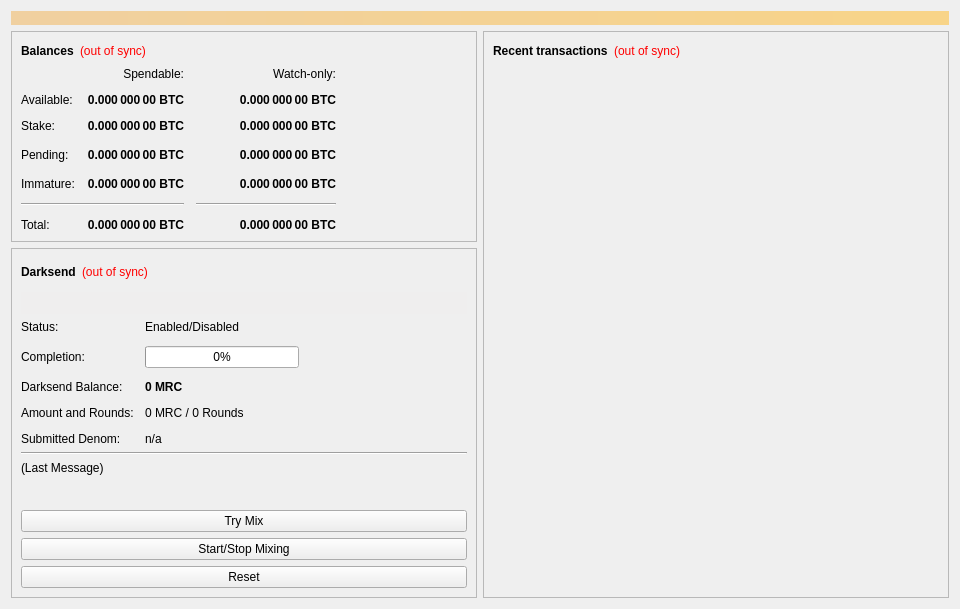
<?xml version="1.0" encoding="UTF-8"?>
<ui version="4.0">
 <class>OverviewPage</class>
 <widget class="QWidget" name="OverviewPage">
  <property name="geometry">
   <rect>
    <x>0</x>
    <y>0</y>
    <width>960</width>
    <height>594</height>
   </rect>
  </property>
  <property name="minimumSize">
   <size>
    <width>960</width>
    <height>0</height>
   </size>
  </property>
  <property name="windowTitle">
   <string>Form</string>
  </property>
  <layout class="QVBoxLayout" name="topLayout">
   <item>
    <widget class="QLabel" name="labelAlerts">
     <property name="visible">
      <bool>false</bool>
     </property>
     <property name="styleSheet">
      <string notr="true">background-color: qlineargradient(x1: 0, y1: 0, x2: 1, y2: 0, stop:0 #F0D0A0, stop:1 #F8D488); color:#000000;</string>
     </property>
     <property name="wordWrap">
      <bool>true</bool>
     </property>
     <property name="margin">
      <number>3</number>
     </property>
    </widget>
   </item>
   <item>
    <layout class="QHBoxLayout" name="horizontalLayout" stretch="1,1">
     <item>
      <layout class="QVBoxLayout" name="verticalLayout_2">
       <item>
        <widget class="QFrame" name="frame">
         <property name="frameShape">
          <enum>QFrame::StyledPanel</enum>
         </property>
         <property name="frameShadow">
          <enum>QFrame::Raised</enum>
         </property>
         <layout class="QVBoxLayout" name="verticalLayout_4">
          <item>
           <layout class="QHBoxLayout" name="horizontalLayout_4">
            <item>
             <widget class="QLabel" name="label_5">
              <property name="font">
               <font>
                <weight>75</weight>
                <bold>true</bold>
               </font>
              </property>
              <property name="text">
               <string>Balances</string>
              </property>
             </widget>
            </item>
            <item>
             <widget class="QLabel" name="labelWalletStatus">
              <property name="cursor">
               <cursorShape>WhatsThisCursor</cursorShape>
              </property>
              <property name="toolTip">
               <string>The displayed information may be out of date. Your wallet automatically synchronizes with the MushroomChain network after a connection is established, but this process has not completed yet.</string>
              </property>
              <property name="styleSheet">
               <string notr="true">QLabel { color: red; }</string>
              </property>
              <property name="text">
               <string notr="true">(out of sync)</string>
              </property>
              <property name="alignment">
               <set>Qt::AlignLeading|Qt::AlignLeft|Qt::AlignVCenter</set>
              </property>
             </widget>
            </item>
            <item>
             <spacer name="horizontalSpacer_3">
              <property name="orientation">
               <enum>Qt::Horizontal</enum>
              </property>
              <property name="sizeHint" stdset="0">
               <size>
                <width>40</width>
                <height>20</height>
               </size>
              </property>
             </spacer>
            </item>
           </layout>
          </item>
          <item>
           <layout class="QGridLayout" name="gridLayout">
            <property name="spacing">
             <number>12</number>
            </property>
            <item row="3" column="2">
             <widget class="QLabel" name="labelWatchPending">
              <property name="font">
               <font>
                <weight>75</weight>
                <bold>true</bold>
               </font>
              </property>
              <property name="cursor">
               <cursorShape>IBeamCursor</cursorShape>
              </property>
              <property name="toolTip">
               <string>Unconfirmed transactions to watch-only addresses</string>
              </property>
              <property name="text">
               <string notr="true">0.000 000 00 BTC</string>
              </property>
              <property name="alignment">
               <set>Qt::AlignRight|Qt::AlignTrailing|Qt::AlignVCenter</set>
              </property>
              <property name="textInteractionFlags">
               <set>Qt::LinksAccessibleByMouse|Qt::TextSelectableByKeyboard|Qt::TextSelectableByMouse</set>
              </property>
             </widget>
            </item>
            <item row="3" column="1">
             <widget class="QLabel" name="labelUnconfirmed">
              <property name="font">
               <font>
                <weight>75</weight>
                <bold>true</bold>
               </font>
              </property>
              <property name="cursor">
               <cursorShape>IBeamCursor</cursorShape>
              </property>
              <property name="toolTip">
               <string>Total of transactions that have yet to be confirmed, and do not yet count toward the spendable balance</string>
              </property>
              <property name="text">
               <string notr="true">0.000 000 00 BTC</string>
              </property>
              <property name="alignment">
               <set>Qt::AlignRight|Qt::AlignTrailing|Qt::AlignVCenter</set>
              </property>
              <property name="textInteractionFlags">
               <set>Qt::LinksAccessibleByMouse|Qt::TextSelectableByKeyboard|Qt::TextSelectableByMouse</set>
              </property>
             </widget>
            </item>
            <item row="4" column="2">
             <widget class="QLabel" name="labelWatchImmature">
              <property name="font">
               <font>
                <weight>75</weight>
                <bold>true</bold>
               </font>
              </property>
              <property name="cursor">
               <cursorShape>IBeamCursor</cursorShape>
              </property>
              <property name="toolTip">
               <string>Mined balance in watch-only addresses that has not yet matured</string>
              </property>
              <property name="text">
               <string notr="true">0.000 000 00 BTC</string>
              </property>
              <property name="alignment">
               <set>Qt::AlignRight|Qt::AlignTrailing|Qt::AlignVCenter</set>
              </property>
              <property name="textInteractionFlags">
               <set>Qt::LinksAccessibleByMouse|Qt::TextSelectableByKeyboard|Qt::TextSelectableByMouse</set>
              </property>
             </widget>
            </item>
            <item row="5" column="0" colspan="2">
             <widget class="Line" name="lineSpendableBalance">
              <property name="orientation">
               <enum>Qt::Horizontal</enum>
              </property>
             </widget>
            </item>
            <item row="5" column="2">
             <widget class="Line" name="lineWatchBalance">
              <property name="sizePolicy">
               <sizepolicy hsizetype="Preferred" vsizetype="Fixed">
                <horstretch>0</horstretch>
                <verstretch>0</verstretch>
               </sizepolicy>
              </property>
              <property name="minimumSize">
               <size>
                <width>140</width>
                <height>0</height>
               </size>
              </property>
              <property name="orientation">
               <enum>Qt::Horizontal</enum>
              </property>
             </widget>
            </item>
            <item row="6" column="0">
             <widget class="QLabel" name="labelTotalText">
              <property name="text">
               <string>Total:</string>
              </property>
             </widget>
            </item>
            <item row="4" column="1">
             <widget class="QLabel" name="labelImmature">
              <property name="font">
               <font>
                <weight>75</weight>
                <bold>true</bold>
               </font>
              </property>
              <property name="cursor">
               <cursorShape>IBeamCursor</cursorShape>
              </property>
              <property name="toolTip">
               <string>Mined balance that has not yet matured</string>
              </property>
              <property name="text">
               <string notr="true">0.000 000 00 BTC</string>
              </property>
              <property name="alignment">
               <set>Qt::AlignRight|Qt::AlignTrailing|Qt::AlignVCenter</set>
              </property>
              <property name="textInteractionFlags">
               <set>Qt::LinksAccessibleByMouse|Qt::TextSelectableByKeyboard|Qt::TextSelectableByMouse</set>
              </property>
             </widget>
            </item>
            <item row="3" column="3">
             <spacer name="horizontalSpacer_2">
              <property name="orientation">
               <enum>Qt::Horizontal</enum>
              </property>
              <property name="sizeHint" stdset="0">
               <size>
                <width>40</width>
                <height>20</height>
               </size>
              </property>
             </spacer>
            </item>
            <item row="4" column="0">
             <widget class="QLabel" name="labelImmatureText">
              <property name="text">
               <string>Immature:</string>
              </property>
             </widget>
            </item>
            <item row="6" column="1">
             <widget class="QLabel" name="labelTotal">
              <property name="font">
               <font>
                <weight>75</weight>
                <bold>true</bold>
               </font>
              </property>
              <property name="cursor">
               <cursorShape>IBeamCursor</cursorShape>
              </property>
              <property name="toolTip">
               <string>Your current total balance</string>
              </property>
              <property name="text">
               <string notr="true">0.000 000 00 BTC</string>
              </property>
              <property name="alignment">
               <set>Qt::AlignRight|Qt::AlignTrailing|Qt::AlignVCenter</set>
              </property>
              <property name="textInteractionFlags">
               <set>Qt::LinksAccessibleByMouse|Qt::TextSelectableByKeyboard|Qt::TextSelectableByMouse</set>
              </property>
             </widget>
            </item>
            <item row="6" column="2">
             <widget class="QLabel" name="labelWatchTotal">
              <property name="font">
               <font>
                <weight>75</weight>
                <bold>true</bold>
               </font>
              </property>
              <property name="cursor">
               <cursorShape>IBeamCursor</cursorShape>
              </property>
              <property name="toolTip">
               <string>Current total balance in watch-only addresses</string>
              </property>
              <property name="text">
               <string notr="true">0.000 000 00 BTC</string>
              </property>
              <property name="alignment">
               <set>Qt::AlignRight|Qt::AlignTrailing|Qt::AlignVCenter</set>
              </property>
              <property name="textInteractionFlags">
               <set>Qt::LinksAccessibleByMouse|Qt::TextSelectableByKeyboard|Qt::TextSelectableByMouse</set>
              </property>
             </widget>
            </item>
            <item row="0" column="2">
             <widget class="QLabel" name="labelWatchonly">
              <property name="text">
               <string>Watch-only:</string>
              </property>
              <property name="alignment">
               <set>Qt::AlignRight|Qt::AlignTrailing|Qt::AlignVCenter</set>
              </property>
             </widget>
            </item>
            <item row="1" column="0">
             <widget class="QLabel" name="labelBalanceText">
              <property name="text">
               <string>Available:</string>
              </property>
             </widget>
            </item>
            <item row="1" column="1">
             <widget class="QLabel" name="labelBalance">
              <property name="font">
               <font>
                <weight>75</weight>
                <bold>true</bold>
               </font>
              </property>
              <property name="cursor">
               <cursorShape>IBeamCursor</cursorShape>
              </property>
              <property name="toolTip">
               <string>Your current spendable balance</string>
              </property>
              <property name="text">
               <string notr="true">0.000 000 00 BTC</string>
              </property>
              <property name="alignment">
               <set>Qt::AlignRight|Qt::AlignTrailing|Qt::AlignVCenter</set>
              </property>
              <property name="textInteractionFlags">
               <set>Qt::LinksAccessibleByMouse|Qt::TextSelectableByKeyboard|Qt::TextSelectableByMouse</set>
              </property>
             </widget>
            </item>
            <item row="2" column="0">
             <widget class="QLabel" name="label_10">
              <property name="text">
               <string>Stake:</string>
              </property>
             </widget>
            </item>
            <item row="2" column="1">
             <widget class="QLabel" name="labelStake">
              <property name="font">
               <font>
                <weight>75</weight>
                <bold>true</bold>
               </font>
              </property>
              <property name="cursor">
               <cursorShape>IBeamCursor</cursorShape>
              </property>
              <property name="toolTip">
               <string>Total of coins that was staked, and do not yet count toward the current balance</string>
              </property>
              <property name="text">
               <string notr="true">0.000 000 00 BTC</string>
              </property>
              <property name="alignment">
               <set>Qt::AlignRight|Qt::AlignTrailing|Qt::AlignVCenter</set>
              </property>
              <property name="textInteractionFlags">
               <set>Qt::LinksAccessibleByMouse|Qt::TextSelectableByKeyboard|Qt::TextSelectableByMouse</set>
              </property>
             </widget>
            </item>
            <item row="2" column="2">
             <widget class="QLabel" name="labelWatchStake">
              <property name="font">
               <font>
                <weight>75</weight>
                <bold>true</bold>
               </font>
              </property>
              <property name="cursor">
               <cursorShape>IBeamCursor</cursorShape>
              </property>
              <property name="toolTip">
               <string>Total of coins that was staked in watch-only addresses, and do not yet count toward the current watch-only balance</string>
              </property>
              <property name="text">
               <string notr="true">0.000 000 00 BTC</string>
              </property>
              <property name="alignment">
               <set>Qt::AlignRight|Qt::AlignTrailing|Qt::AlignVCenter</set>
              </property>
              <property name="textInteractionFlags">
               <set>Qt::LinksAccessibleByMouse|Qt::TextSelectableByKeyboard|Qt::TextSelectableByMouse</set>
              </property>
             </widget>
            </item>
            <item row="1" column="2">
             <widget class="QLabel" name="labelWatchAvailable">
              <property name="font">
               <font>
                <weight>75</weight>
                <bold>true</bold>
               </font>
              </property>
              <property name="cursor">
               <cursorShape>IBeamCursor</cursorShape>
              </property>
              <property name="toolTip">
               <string>Your current balance in watch-only addresses</string>
              </property>
              <property name="text">
               <string notr="true">0.000 000 00 BTC</string>
              </property>
              <property name="alignment">
               <set>Qt::AlignRight|Qt::AlignTrailing|Qt::AlignVCenter</set>
              </property>
              <property name="textInteractionFlags">
               <set>Qt::LinksAccessibleByMouse|Qt::TextSelectableByKeyboard|Qt::TextSelectableByMouse</set>
              </property>
             </widget>
            </item>
            <item row="3" column="0">
             <widget class="QLabel" name="labelPendingText">
              <property name="text">
               <string>Pending:</string>
              </property>
             </widget>
            </item>
            <item row="0" column="1">
             <widget class="QLabel" name="labelSpendable">
              <property name="text">
               <string>Spendable:</string>
              </property>
              <property name="alignment">
               <set>Qt::AlignRight|Qt::AlignTrailing|Qt::AlignVCenter</set>
              </property>
             </widget>
            </item>
           </layout>
          </item>
         </layout>
        </widget>
       </item>
       <item>
        <widget class="QFrame" name="frameDarksend">
         <property name="sizePolicy">
          <sizepolicy hsizetype="Expanding" vsizetype="Expanding">
           <horstretch>0</horstretch>
           <verstretch>0</verstretch>
          </sizepolicy>
         </property>
         <property name="minimumSize">
          <size>
           <width>0</width>
           <height>350</height>
          </size>
         </property>
         <property name="layoutDirection">
          <enum>Qt::LeftToRight</enum>
         </property>
         <property name="frameShape">
          <enum>QFrame::StyledPanel</enum>
         </property>
         <property name="frameShadow">
          <enum>QFrame::Raised</enum>
         </property>
         <layout class="QVBoxLayout" name="verticalLayout_5">
          <item>
           <layout class="QHBoxLayout" name="horizontalLayout_5">
            <item>
             <widget class="QLabel" name="label_2">
              <property name="font">
               <font>
                <weight>75</weight>
                <bold>true</bold>
               </font>
              </property>
              <property name="text">
               <string>Darksend</string>
              </property>
             </widget>
            </item>
            <item>
             <widget class="QLabel" name="labelDarksendSyncStatus">
              <property name="toolTip">
               <string>The displayed information may be out of date. Your wallet automatically synchronizes with the MushroomChain network after a connection is established, but this process has not completed yet.</string>
              </property>
              <property name="styleSheet">
               <string notr="true">QLabel { color: red; }</string>
              </property>
              <property name="text">
               <string notr="true">(out of sync)</string>
              </property>
              <property name="alignment">
               <set>Qt::AlignLeading|Qt::AlignLeft|Qt::AlignVCenter</set>
              </property>
             </widget>
            </item>
            <item>
             <spacer name="horizontalSpacer_4">
              <property name="orientation">
               <enum>Qt::Horizontal</enum>
              </property>
              <property name="sizeHint" stdset="0">
               <size>
                <width>40</width>
                <height>20</height>
               </size>
              </property>
             </spacer>
            </item>
           </layout>
          </item>
          <item>
           <widget class="QPushButton" name="runAutoDenom">
            <property name="palette">
             <palette>
              <active>
               <colorrole role="WindowText">
                <brush brushstyle="SolidPattern">
                 <color alpha="255">
                  <red>0</red>
                  <green>0</green>
                  <blue>0</blue>
                 </color>
                </brush>
               </colorrole>
               <colorrole role="Button">
                <brush brushstyle="SolidPattern">
                 <color alpha="255">
                  <red>239</red>
                  <green>238</green>
                  <blue>238</blue>
                 </color>
                </brush>
               </colorrole>
               <colorrole role="Light">
                <brush brushstyle="SolidPattern">
                 <color alpha="255">
                  <red>255</red>
                  <green>255</green>
                  <blue>255</blue>
                 </color>
                </brush>
               </colorrole>
               <colorrole role="Midlight">
                <brush brushstyle="SolidPattern">
                 <color alpha="255">
                  <red>247</red>
                  <green>246</green>
                  <blue>246</blue>
                 </color>
                </brush>
               </colorrole>
               <colorrole role="Dark">
                <brush brushstyle="SolidPattern">
                 <color alpha="255">
                  <red>119</red>
                  <green>119</green>
                  <blue>119</blue>
                 </color>
                </brush>
               </colorrole>
               <colorrole role="Mid">
                <brush brushstyle="SolidPattern">
                 <color alpha="255">
                  <red>159</red>
                  <green>159</green>
                  <blue>159</blue>
                 </color>
                </brush>
               </colorrole>
               <colorrole role="Text">
                <brush brushstyle="SolidPattern">
                 <color alpha="255">
                  <red>0</red>
                  <green>0</green>
                  <blue>0</blue>
                 </color>
                </brush>
               </colorrole>
               <colorrole role="BrightText">
                <brush brushstyle="SolidPattern">
                 <color alpha="255">
                  <red>255</red>
                  <green>255</green>
                  <blue>255</blue>
                 </color>
                </brush>
               </colorrole>
               <colorrole role="ButtonText">
                <brush brushstyle="SolidPattern">
                 <color alpha="255">
                  <red>0</red>
                  <green>0</green>
                  <blue>0</blue>
                 </color>
                </brush>
               </colorrole>
               <colorrole role="Base">
                <brush brushstyle="SolidPattern">
                 <color alpha="255">
                  <red>255</red>
                  <green>255</green>
                  <blue>255</blue>
                 </color>
                </brush>
               </colorrole>
               <colorrole role="Window">
                <brush brushstyle="SolidPattern">
                 <color alpha="255">
                  <red>239</red>
                  <green>238</green>
                  <blue>238</blue>
                 </color>
                </brush>
               </colorrole>
               <colorrole role="Shadow">
                <brush brushstyle="SolidPattern">
                 <color alpha="255">
                  <red>0</red>
                  <green>0</green>
                  <blue>0</blue>
                 </color>
                </brush>
               </colorrole>
               <colorrole role="AlternateBase">
                <brush brushstyle="SolidPattern">
                 <color alpha="255">
                  <red>247</red>
                  <green>246</green>
                  <blue>246</blue>
                 </color>
                </brush>
               </colorrole>
               <colorrole role="ToolTipBase">
                <brush brushstyle="SolidPattern">
                 <color alpha="255">
                  <red>255</red>
                  <green>255</green>
                  <blue>220</blue>
                 </color>
                </brush>
               </colorrole>
               <colorrole role="ToolTipText">
                <brush brushstyle="SolidPattern">
                 <color alpha="255">
                  <red>0</red>
                  <green>0</green>
                  <blue>0</blue>
                 </color>
                </brush>
               </colorrole>
              </active>
              <inactive>
               <colorrole role="WindowText">
                <brush brushstyle="SolidPattern">
                 <color alpha="255">
                  <red>0</red>
                  <green>0</green>
                  <blue>0</blue>
                 </color>
                </brush>
               </colorrole>
               <colorrole role="Button">
                <brush brushstyle="SolidPattern">
                 <color alpha="255">
                  <red>239</red>
                  <green>238</green>
                  <blue>238</blue>
                 </color>
                </brush>
               </colorrole>
               <colorrole role="Light">
                <brush brushstyle="SolidPattern">
                 <color alpha="255">
                  <red>255</red>
                  <green>255</green>
                  <blue>255</blue>
                 </color>
                </brush>
               </colorrole>
               <colorrole role="Midlight">
                <brush brushstyle="SolidPattern">
                 <color alpha="255">
                  <red>247</red>
                  <green>246</green>
                  <blue>246</blue>
                 </color>
                </brush>
               </colorrole>
               <colorrole role="Dark">
                <brush brushstyle="SolidPattern">
                 <color alpha="255">
                  <red>119</red>
                  <green>119</green>
                  <blue>119</blue>
                 </color>
                </brush>
               </colorrole>
               <colorrole role="Mid">
                <brush brushstyle="SolidPattern">
                 <color alpha="255">
                  <red>159</red>
                  <green>159</green>
                  <blue>159</blue>
                 </color>
                </brush>
               </colorrole>
               <colorrole role="Text">
                <brush brushstyle="SolidPattern">
                 <color alpha="255">
                  <red>0</red>
                  <green>0</green>
                  <blue>0</blue>
                 </color>
                </brush>
               </colorrole>
               <colorrole role="BrightText">
                <brush brushstyle="SolidPattern">
                 <color alpha="255">
                  <red>255</red>
                  <green>255</green>
                  <blue>255</blue>
                 </color>
                </brush>
               </colorrole>
               <colorrole role="ButtonText">
                <brush brushstyle="SolidPattern">
                 <color alpha="255">
                  <red>0</red>
                  <green>0</green>
                  <blue>0</blue>
                 </color>
                </brush>
               </colorrole>
               <colorrole role="Base">
                <brush brushstyle="SolidPattern">
                 <color alpha="255">
                  <red>255</red>
                  <green>255</green>
                  <blue>255</blue>
                 </color>
                </brush>
               </colorrole>
               <colorrole role="Window">
                <brush brushstyle="SolidPattern">
                 <color alpha="255">
                  <red>239</red>
                  <green>238</green>
                  <blue>238</blue>
                 </color>
                </brush>
               </colorrole>
               <colorrole role="Shadow">
                <brush brushstyle="SolidPattern">
                 <color alpha="255">
                  <red>0</red>
                  <green>0</green>
                  <blue>0</blue>
                 </color>
                </brush>
               </colorrole>
               <colorrole role="AlternateBase">
                <brush brushstyle="SolidPattern">
                 <color alpha="255">
                  <red>247</red>
                  <green>246</green>
                  <blue>246</blue>
                 </color>
                </brush>
               </colorrole>
               <colorrole role="ToolTipBase">
                <brush brushstyle="SolidPattern">
                 <color alpha="255">
                  <red>255</red>
                  <green>255</green>
                  <blue>220</blue>
                 </color>
                </brush>
               </colorrole>
               <colorrole role="ToolTipText">
                <brush brushstyle="SolidPattern">
                 <color alpha="255">
                  <red>0</red>
                  <green>0</green>
                  <blue>0</blue>
                 </color>
                </brush>
               </colorrole>
              </inactive>
              <disabled>
               <colorrole role="WindowText">
                <brush brushstyle="SolidPattern">
                 <color alpha="255">
                  <red>119</red>
                  <green>119</green>
                  <blue>119</blue>
                 </color>
                </brush>
               </colorrole>
               <colorrole role="Button">
                <brush brushstyle="SolidPattern">
                 <color alpha="255">
                  <red>239</red>
                  <green>238</green>
                  <blue>238</blue>
                 </color>
                </brush>
               </colorrole>
               <colorrole role="Light">
                <brush brushstyle="SolidPattern">
                 <color alpha="255">
                  <red>255</red>
                  <green>255</green>
                  <blue>255</blue>
                 </color>
                </brush>
               </colorrole>
               <colorrole role="Midlight">
                <brush brushstyle="SolidPattern">
                 <color alpha="255">
                  <red>247</red>
                  <green>246</green>
                  <blue>246</blue>
                 </color>
                </brush>
               </colorrole>
               <colorrole role="Dark">
                <brush brushstyle="SolidPattern">
                 <color alpha="255">
                  <red>119</red>
                  <green>119</green>
                  <blue>119</blue>
                 </color>
                </brush>
               </colorrole>
               <colorrole role="Mid">
                <brush brushstyle="SolidPattern">
                 <color alpha="255">
                  <red>159</red>
                  <green>159</green>
                  <blue>159</blue>
                 </color>
                </brush>
               </colorrole>
               <colorrole role="Text">
                <brush brushstyle="SolidPattern">
                 <color alpha="255">
                  <red>119</red>
                  <green>119</green>
                  <blue>119</blue>
                 </color>
                </brush>
               </colorrole>
               <colorrole role="BrightText">
                <brush brushstyle="SolidPattern">
                 <color alpha="255">
                  <red>255</red>
                  <green>255</green>
                  <blue>255</blue>
                 </color>
                </brush>
               </colorrole>
               <colorrole role="ButtonText">
                <brush brushstyle="SolidPattern">
                 <color alpha="255">
                  <red>119</red>
                  <green>119</green>
                  <blue>119</blue>
                 </color>
                </brush>
               </colorrole>
               <colorrole role="Base">
                <brush brushstyle="SolidPattern">
                 <color alpha="255">
                  <red>239</red>
                  <green>238</green>
                  <blue>238</blue>
                 </color>
                </brush>
               </colorrole>
               <colorrole role="Window">
                <brush brushstyle="SolidPattern">
                 <color alpha="255">
                  <red>239</red>
                  <green>238</green>
                  <blue>238</blue>
                 </color>
                </brush>
               </colorrole>
               <colorrole role="Shadow">
                <brush brushstyle="SolidPattern">
                 <color alpha="255">
                  <red>0</red>
                  <green>0</green>
                  <blue>0</blue>
                 </color>
                </brush>
               </colorrole>
               <colorrole role="AlternateBase">
                <brush brushstyle="SolidPattern">
                 <color alpha="255">
                  <red>239</red>
                  <green>238</green>
                  <blue>238</blue>
                 </color>
                </brush>
               </colorrole>
               <colorrole role="ToolTipBase">
                <brush brushstyle="SolidPattern">
                 <color alpha="255">
                  <red>255</red>
                  <green>255</green>
                  <blue>220</blue>
                 </color>
                </brush>
               </colorrole>
               <colorrole role="ToolTipText">
                <brush brushstyle="SolidPattern">
                 <color alpha="255">
                  <red>0</red>
                  <green>0</green>
                  <blue>0</blue>
                 </color>
                </brush>
               </colorrole>
              </disabled>
             </palette>
            </property>
            <property name="focusPolicy">
             <enum>Qt::NoFocus</enum>
            </property>
            <property name="autoFillBackground">
             <bool>true</bool>
            </property>
            <property name="text">
             <string/>
            </property>
            <property name="flat">
             <bool>true</bool>
            </property>
           </widget>
          </item>
          <item>
           <layout class="QFormLayout" name="formLayout">
            <property name="fieldGrowthPolicy">
             <enum>QFormLayout::AllNonFixedFieldsGrow</enum>
            </property>
            <property name="horizontalSpacing">
             <number>11</number>
            </property>
            <property name="verticalSpacing">
             <number>12</number>
            </property>
            <item row="0" column="0">
             <widget class="QLabel" name="label_6">
              <property name="text">
               <string>Status:</string>
              </property>
             </widget>
            </item>
            <item row="1" column="0">
             <widget class="QLabel" name="label_7">
              <property name="text">
               <string>Completion:</string>
              </property>
             </widget>
            </item>
            <item row="1" column="1">
             <widget class="QProgressBar" name="darksendProgress">
              <property name="maximumSize">
               <size>
                <width>154</width>
                <height>16777215</height>
               </size>
              </property>
              <property name="value">
               <number>0</number>
              </property>
             </widget>
            </item>
            <item row="3" column="0">
             <widget class="QLabel" name="labelAnonymizedText">
              <property name="text">
               <string>Darksend Balance:</string>
              </property>
             </widget>
            </item>
            <item row="3" column="1">
             <widget class="QLabel" name="labelAnonymized">
              <property name="font">
               <font>
                <weight>75</weight>
                <bold>true</bold>
               </font>
              </property>
              <property name="text">
               <string notr="true">0 MRC</string>
              </property>
             </widget>
            </item>
            <item row="4" column="0">
             <widget class="QLabel" name="label_8">
              <property name="text">
               <string>Amount and Rounds:</string>
              </property>
             </widget>
            </item>
            <item row="4" column="1">
             <widget class="QLabel" name="labelAmountRounds">
              <property name="text">
               <string>0 MRC / 0 Rounds</string>
              </property>
             </widget>
            </item>
            <item row="5" column="0">
             <widget class="QLabel" name="label_9">
              <property name="text">
               <string>Submitted Denom:</string>
              </property>
             </widget>
            </item>
            <item row="5" column="1">
             <widget class="QLabel" name="labelSubmittedDenom">
              <property name="toolTip">
               <string>The denominations you submitted to the Masternode.&lt;br&gt;To mix, other users must submit the exact same denominations.</string>
              </property>
              <property name="text">
               <string>n/a</string>
              </property>
             </widget>
            </item>
            <item row="0" column="1">
             <widget class="QLabel" name="darksendEnabled">
              <property name="text">
               <string>Enabled/Disabled</string>
              </property>
             </widget>
            </item>
           </layout>
          </item>
          <item>
           <widget class="Line" name="lineLastMessage">
            <property name="orientation">
             <enum>Qt::Horizontal</enum>
            </property>
           </widget>
          </item>
          <item>
           <widget class="QLabel" name="darksendStatus">
            <property name="minimumSize">
             <size>
              <width>288</width>
              <height>43</height>
             </size>
            </property>
            <property name="text">
             <string>(Last Message)</string>
            </property>
            <property name="alignment">
             <set>Qt::AlignLeading|Qt::AlignLeft|Qt::AlignTop</set>
            </property>
            <property name="wordWrap">
             <bool>true</bool>
            </property>
           </widget>
          </item>
          <item>
           <widget class="QPushButton" name="darksendAuto">
            <property name="sizePolicy">
             <sizepolicy hsizetype="MinimumExpanding" vsizetype="Fixed">
              <horstretch>0</horstretch>
              <verstretch>0</verstretch>
             </sizepolicy>
            </property>
            <property name="toolTip">
             <string>Try to manually submit a Darksend request.</string>
            </property>
            <property name="text">
             <string>Try Mix</string>
            </property>
           </widget>
          </item>
          <item>
           <widget class="QPushButton" name="toggleDarksend">
            <property name="sizePolicy">
             <sizepolicy hsizetype="MinimumExpanding" vsizetype="Fixed">
              <horstretch>0</horstretch>
              <verstretch>0</verstretch>
             </sizepolicy>
            </property>
            <property name="text">
             <string>Start/Stop Mixing</string>
            </property>
           </widget>
          </item>
          <item>
           <widget class="QPushButton" name="darksendReset">
            <property name="sizePolicy">
             <sizepolicy hsizetype="MinimumExpanding" vsizetype="Fixed">
              <horstretch>0</horstretch>
              <verstretch>0</verstretch>
             </sizepolicy>
            </property>
            <property name="toolTip">
             <string>Reset the current status of Darksend (can interrupt Darksend if it's in the process of Mixing, which can cost you money!)</string>
            </property>
            <property name="autoFillBackground">
             <bool>false</bool>
            </property>
            <property name="text">
             <string>Reset</string>
            </property>
           </widget>
          </item>
         </layout>
        </widget>
       </item>
       <item>
        <spacer name="verticalSpacer">
         <property name="orientation">
          <enum>Qt::Vertical</enum>
         </property>
         <property name="sizeHint" stdset="0">
          <size>
           <width>20</width>
           <height>40</height>
          </size>
         </property>
        </spacer>
       </item>
      </layout>
     </item>
     <item>
      <layout class="QVBoxLayout" name="verticalLayout_3">
       <item>
        <widget class="QFrame" name="frame_2">
         <property name="frameShape">
          <enum>QFrame::StyledPanel</enum>
         </property>
         <property name="frameShadow">
          <enum>QFrame::Raised</enum>
         </property>
         <layout class="QVBoxLayout" name="verticalLayout">
          <item>
           <layout class="QHBoxLayout" name="horizontalLayout_2">
            <item>
             <widget class="QLabel" name="label_4">
              <property name="font">
               <font>
                <weight>75</weight>
                <bold>true</bold>
               </font>
              </property>
              <property name="text">
               <string>Recent transactions</string>
              </property>
             </widget>
            </item>
            <item>
             <widget class="QLabel" name="labelTransactionsStatus">
              <property name="cursor">
               <cursorShape>WhatsThisCursor</cursorShape>
              </property>
              <property name="toolTip">
               <string>The displayed information may be out of date. Your wallet automatically synchronizes with the MushroomChain network after a connection is established, but this process has not completed yet.</string>
              </property>
              <property name="styleSheet">
               <string notr="true">QLabel { color: red; }</string>
              </property>
              <property name="text">
               <string notr="true">(out of sync)</string>
              </property>
              <property name="alignment">
               <set>Qt::AlignRight|Qt::AlignTrailing|Qt::AlignVCenter</set>
              </property>
             </widget>
            </item>
            <item>
             <spacer name="horizontalSpacer">
              <property name="orientation">
               <enum>Qt::Horizontal</enum>
              </property>
              <property name="sizeHint" stdset="0">
               <size>
                <width>40</width>
                <height>20</height>
               </size>
              </property>
             </spacer>
            </item>
           </layout>
          </item>
          <item>
           <widget class="QListView" name="listTransactions">
            <property name="styleSheet">
             <string notr="true">QListView { background: transparent; }</string>
            </property>
            <property name="frameShape">
             <enum>QFrame::NoFrame</enum>
            </property>
            <property name="verticalScrollBarPolicy">
             <enum>Qt::ScrollBarAlwaysOff</enum>
            </property>
            <property name="horizontalScrollBarPolicy">
             <enum>Qt::ScrollBarAlwaysOff</enum>
            </property>
            <property name="selectionMode">
             <enum>QAbstractItemView::NoSelection</enum>
            </property>
           </widget>
          </item>
         </layout>
        </widget>
       </item>
      </layout>
     </item>
    </layout>
   </item>
  </layout>
 </widget>
 <resources/>
 <connections/>
</ui>
